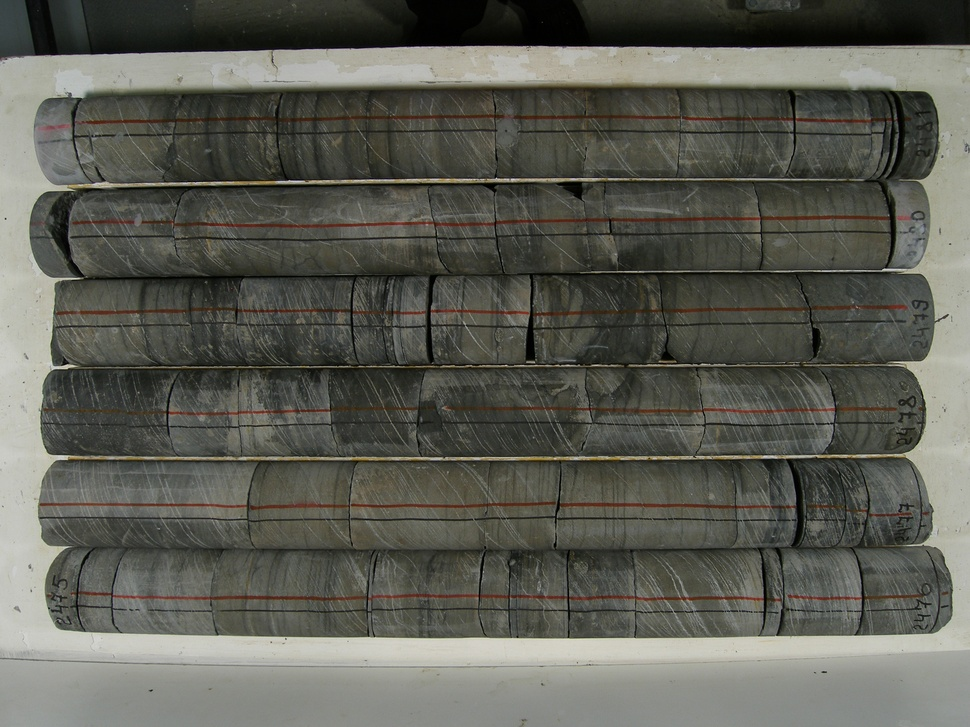
%> input picture kern/P0000001.JPG, 970 x 727 px, shrunk from 3072 x 2304 before the run
$ octave --eval "result = flow('P0000001.JPG');"   (GNU Octave 9; MATLAB toolbox functions it lacks are replaced by stand-ins)
%> lines starting %> are read from the running program, lines starting %| are printed output that depends on the picture
function m=flow(name)
%> called with name = 'P0000001.JPG'
im=uint16(rgb2gray(imread(name)));
%> im: size 727x970 uint16; min 0, max 219, mean 92.3
%m=conv2(ones(1,30),1,im);
%m=abs(diff(m));
m=abs(conv2(ones(1,30),[1 -1],im));
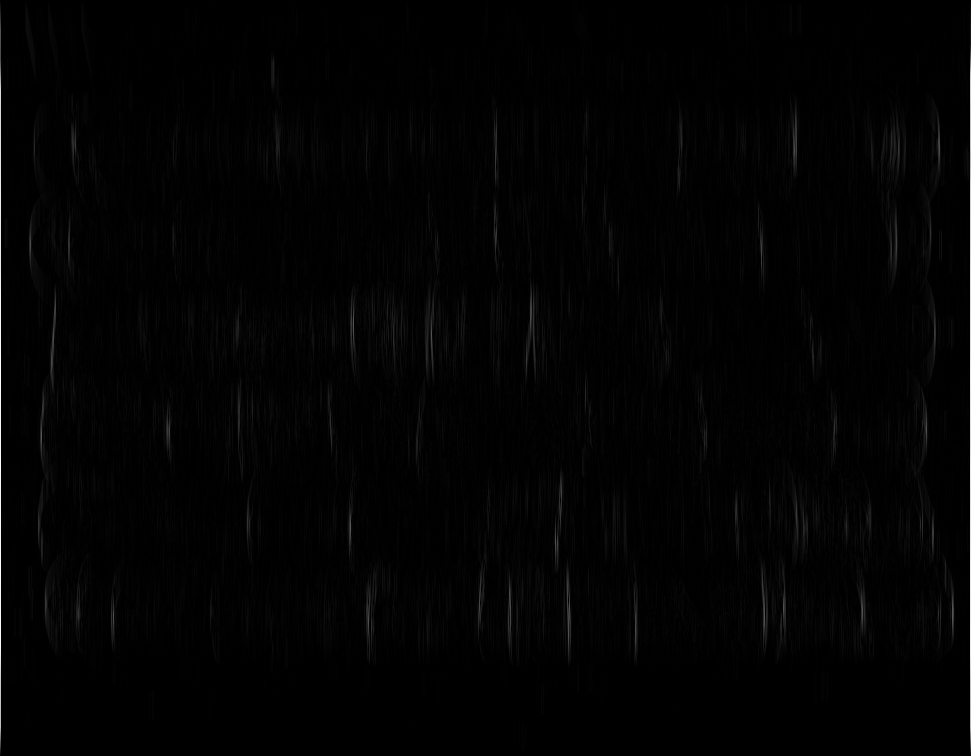
%> m: size 756x971 double; min 0, max 6035, mean 66.8; drawn with min black and max white
m=conv2(1,hanning(30),m);
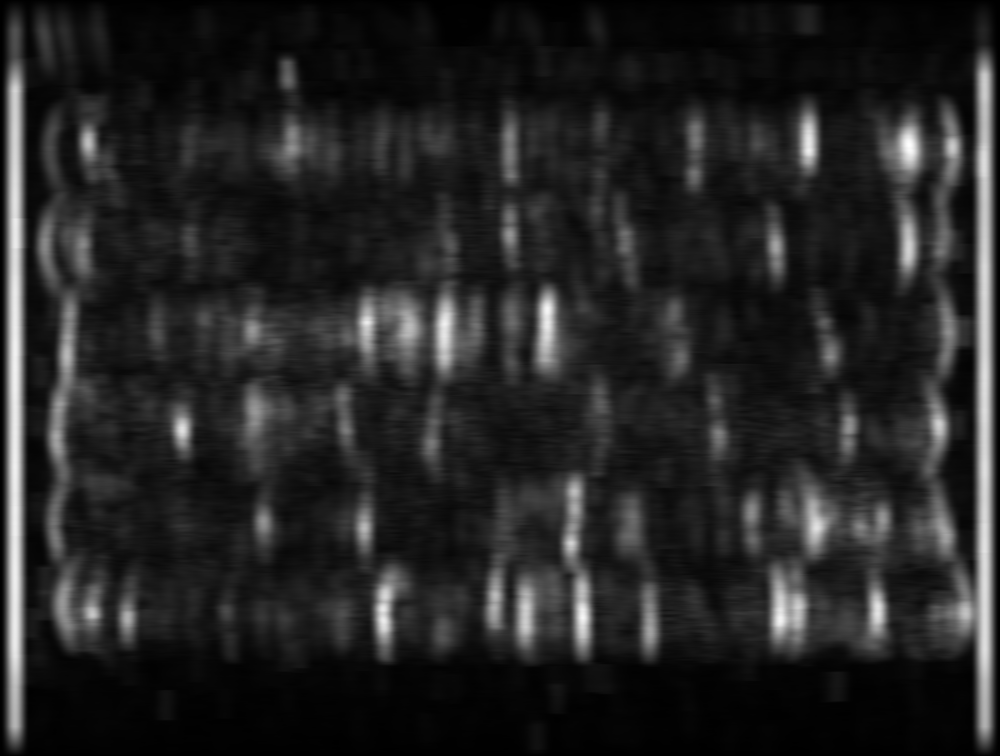
%> m: size 756x1000 double; min 0, max 6473.3, mean 940; drawn with min black and max white
m=uint8(m./max(max(m)).*255);
%> m: size 756x1000 uint8

%[x,y]=meshgrid(1:d(1),50:100:d(2));
%plot3(x',y',uint16(m(:,50:100:d(2))))
%plot(sum(m,2));

$ run again, on kern/P3110002.JPG
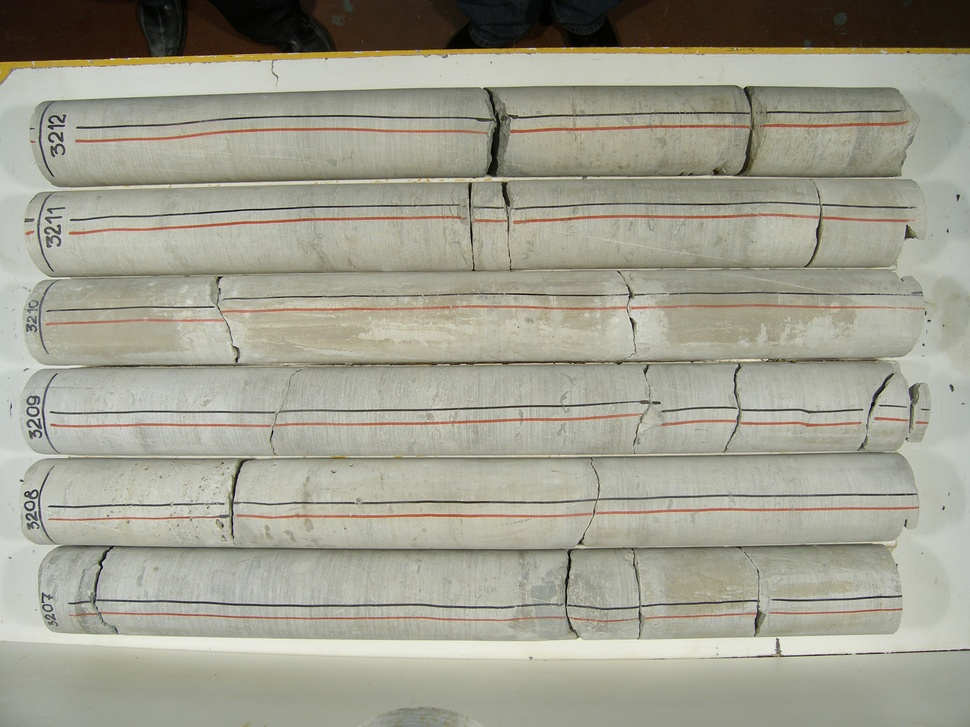
%> input picture kern/P3110002.JPG, 970 x 727 px, shrunk from 3072 x 2304 before the run
%> in flow, `m=abs(conv2(ones(1,30),[1 -1],im));`:
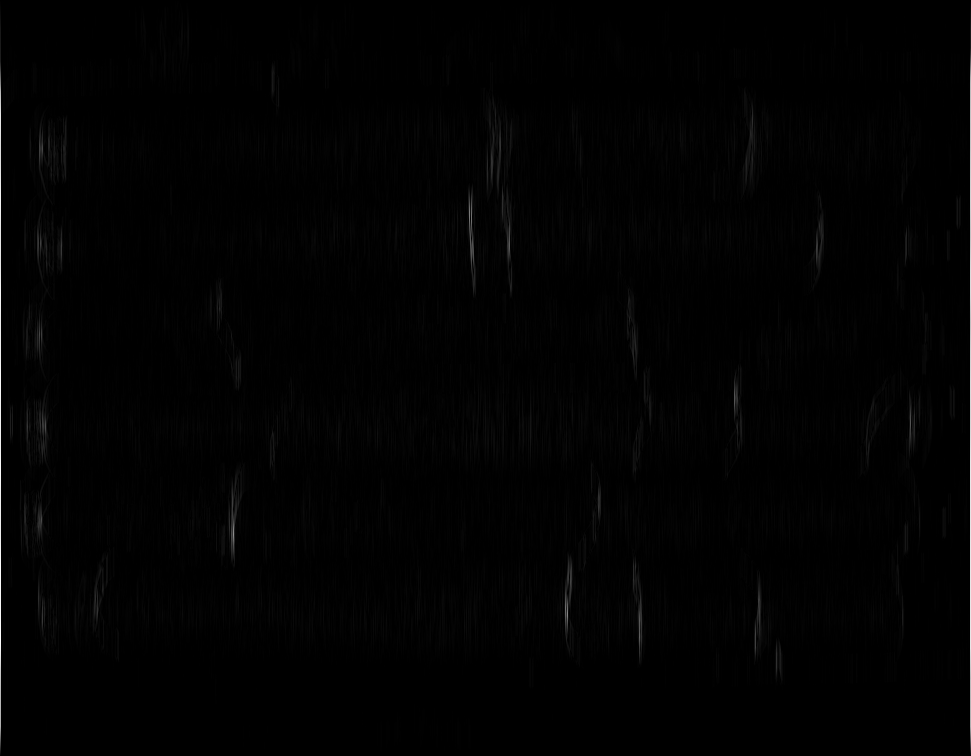
%> m: size 756x971 double; min 0, max 6353, mean 53.4; drawn with min black and max white
%> in flow, `m=conv2(1,hanning(30),m);`:
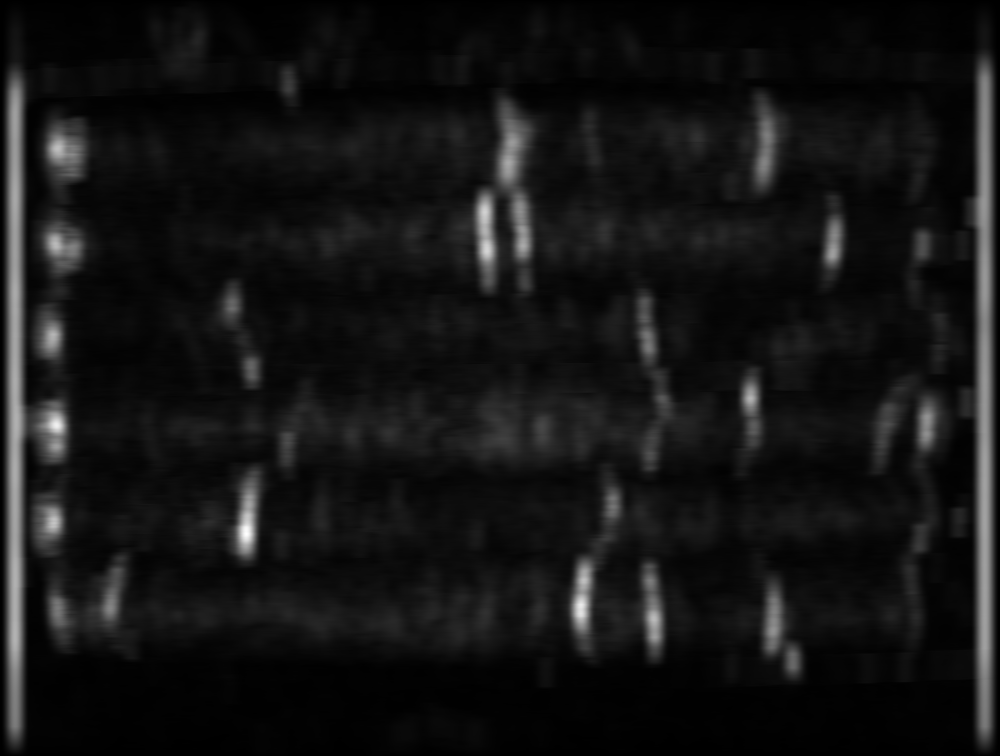
%> m: size 756x1000 double; min 0, max 9320.5, mean 752.1; drawn with min black and max white

$ run again, on kern/P9230001.JPG
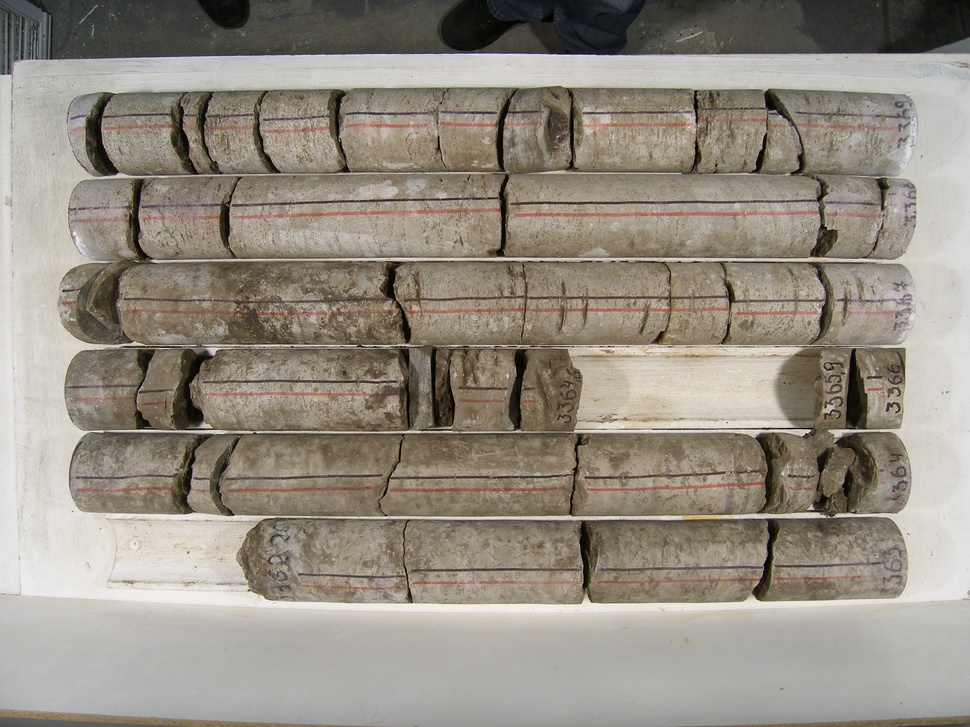
%> input picture kern/P9230001.JPG, 970 x 727 px, shrunk from 3072 x 2304 before the run
%> in flow, `m=abs(conv2(ones(1,30),[1 -1],im));`:
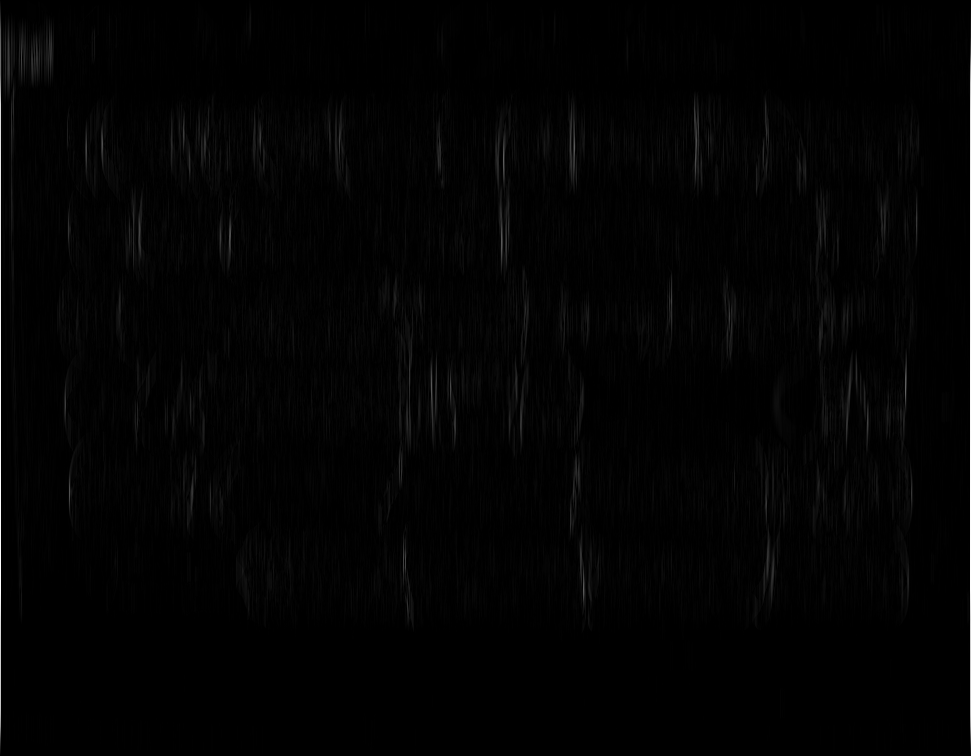
%> m: size 756x971 double; min 0, max 6812, mean 81.7; drawn with min black and max white
%> in flow, `m=conv2(1,hanning(30),m);`:
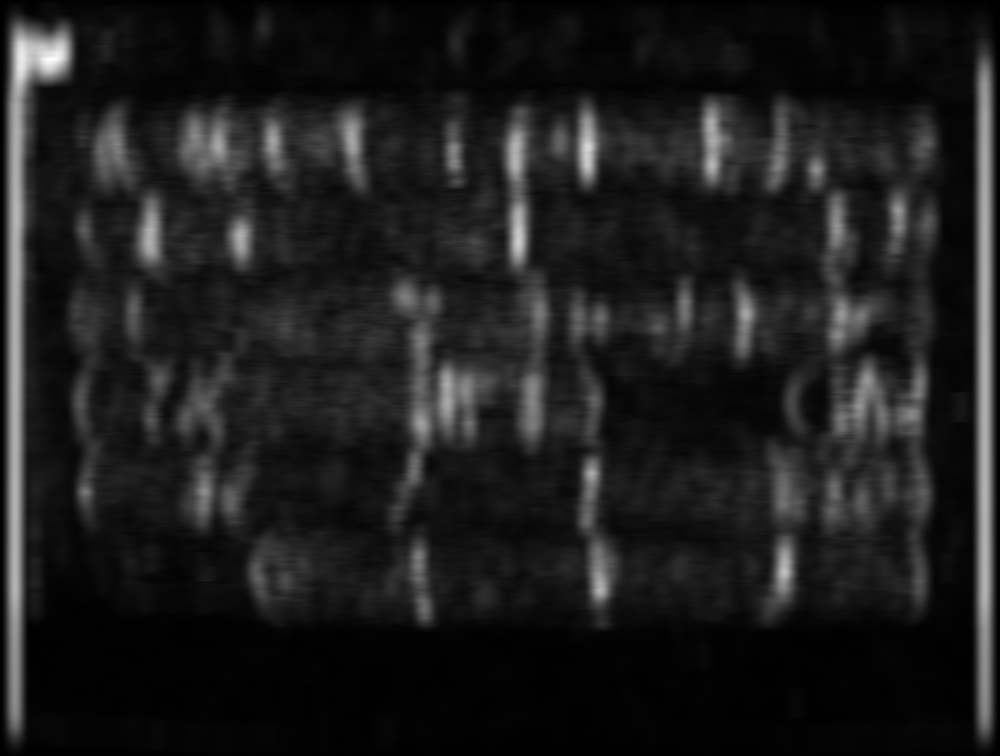
%> m: size 756x1000 double; min 0, max 9799.4, mean 1150.6; drawn with min black and max white

$ run again, on kern/PA140318.JPG
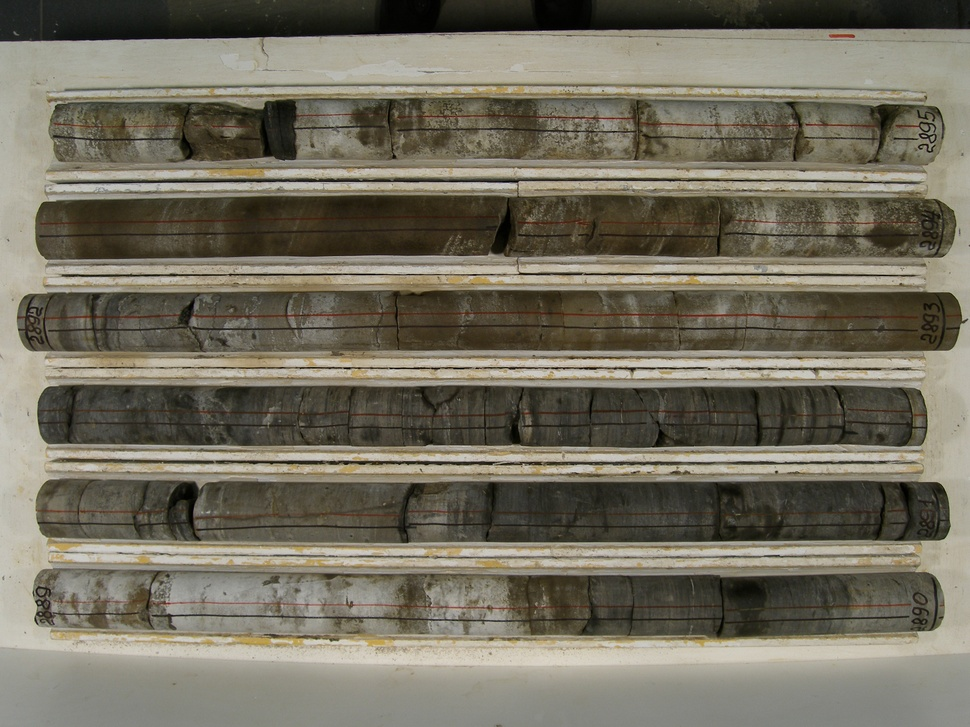
%> input picture kern/PA140318.JPG, 970 x 727 px, shrunk from 3072 x 2304 before the run
%> in flow, `m=abs(conv2(ones(1,30),[1 -1],im));`:
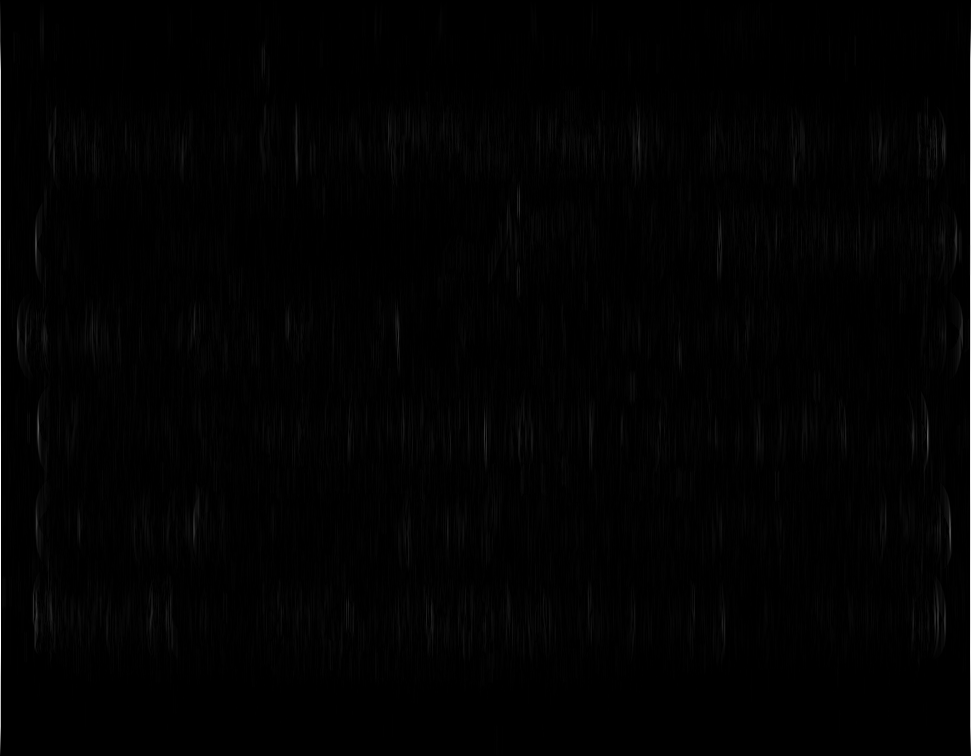
%> m: size 756x971 double; min 0, max 5842, mean 54.7; drawn with min black and max white
%> in flow, `m=conv2(1,hanning(30),m);`:
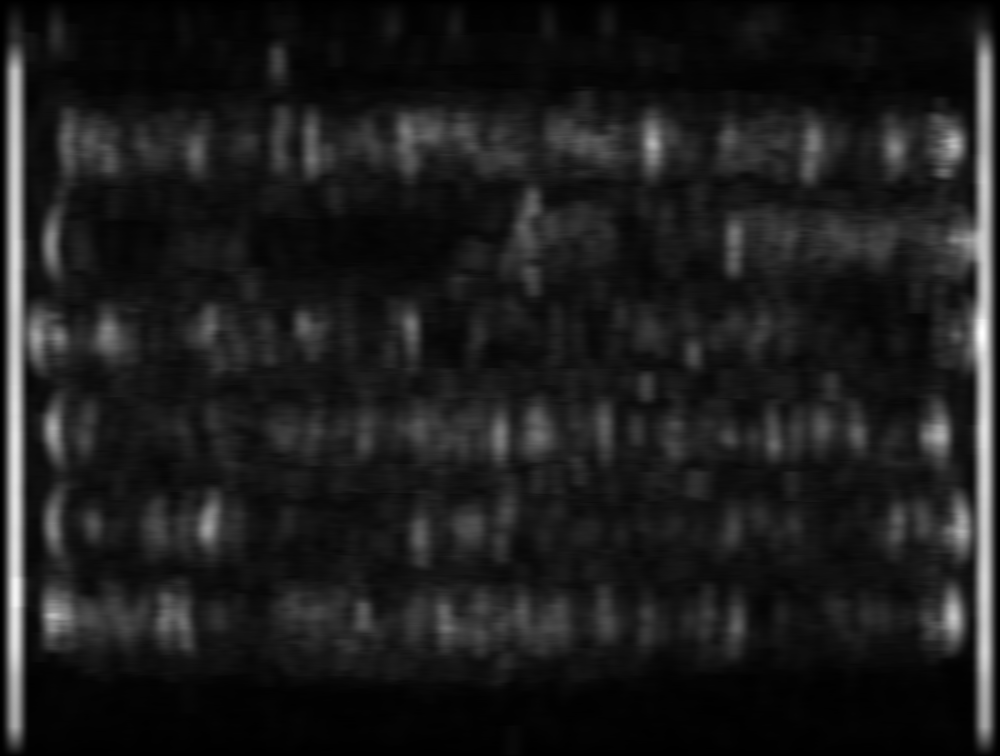
%> m: size 756x1000 double; min 0, max 6679.4, mean 770.1; drawn with min black and max white
